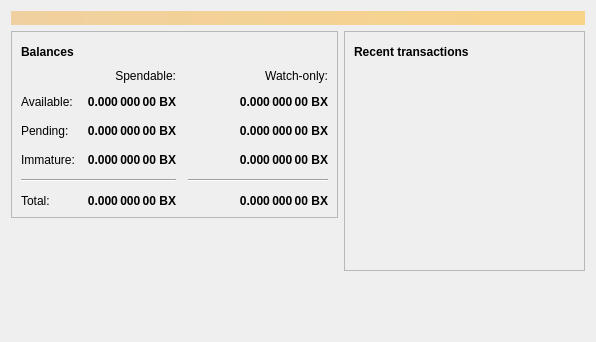
<?xml version="1.0" encoding="UTF-8"?>
<ui version="4.0">
 <class>OverviewPage</class>
 <widget class="QWidget" name="OverviewPage">
  <property name="geometry">
   <rect>
    <x>0</x>
    <y>0</y>
    <width>596</width>
    <height>342</height>
   </rect>
  </property>
  <property name="windowTitle">
   <string>Form</string>
  </property>
  <layout class="QVBoxLayout" name="topLayout">
   <item>
    <widget class="QLabel" name="labelAlerts">
     <property name="visible">
      <bool>false</bool>
     </property>
     <property name="styleSheet">
      <string notr="true">QLabel { background-color: qlineargradient(x1: 0, y1: 0, x2: 1, y2: 0, stop:0 #F0D0A0, stop:1 #F8D488); color:#000000; }</string>
     </property>
     <property name="wordWrap">
      <bool>true</bool>
     </property>
     <property name="margin">
      <number>3</number>
     </property>
     <property name="textInteractionFlags">
      <set>Qt::TextSelectableByMouse</set>
     </property>
    </widget>
   </item>
   <item>
    <layout class="QHBoxLayout" name="horizontalLayout" stretch="1,1">
     <item>
      <layout class="QVBoxLayout" name="verticalLayout_2">
       <item>
        <widget class="QFrame" name="frame">
         <property name="frameShape">
          <enum>QFrame::StyledPanel</enum>
         </property>
         <property name="frameShadow">
          <enum>QFrame::Raised</enum>
         </property>
         <layout class="QVBoxLayout" name="verticalLayout_4">
          <item>
           <layout class="QHBoxLayout" name="horizontalLayout_4">
            <item>
             <widget class="QLabel" name="label_5">
              <property name="font">
               <font>
                <weight>75</weight>
                <bold>true</bold>
               </font>
              </property>
              <property name="text">
               <string>Balances</string>
              </property>
             </widget>
            </item>
            <item>
             <widget class="QPushButton" name="labelWalletStatus">
              <property name="enabled">
               <bool>true</bool>
              </property>
              <property name="maximumSize">
               <size>
                <width>30</width>
                <height>16777215</height>
               </size>
              </property>
              <property name="toolTip">
               <string>The displayed information may be out of date. Your wallet automatically synchronizes with the RXB network after a connection is established, but this process has not completed yet.</string>
              </property>
              <property name="text">
               <string/>
              </property>
              <property name="icon">
               <iconset resource="../rxb.qrc">
                <normaloff>:/icons/warning</normaloff>
                <disabledoff>:/icons/warning</disabledoff>:/icons/warning</iconset>
              </property>
              <property name="iconSize">
               <size>
                <width>24</width>
                <height>24</height>
               </size>
              </property>
              <property name="flat">
               <bool>true</bool>
              </property>
             </widget>
            </item>
            <item>
             <spacer name="horizontalSpacer_3">
              <property name="orientation">
               <enum>Qt::Horizontal</enum>
              </property>
              <property name="sizeHint" stdset="0">
               <size>
                <width>40</width>
                <height>20</height>
               </size>
              </property>
             </spacer>
            </item>
           </layout>
          </item>
          <item>
           <layout class="QGridLayout" name="gridLayout">
            <property name="spacing">
             <number>12</number>
            </property>
            <item row="2" column="2">
             <widget class="QLabel" name="labelWatchPending">
              <property name="font">
               <font>
                <weight>75</weight>
                <bold>true</bold>
               </font>
              </property>
              <property name="cursor">
               <cursorShape>IBeamCursor</cursorShape>
              </property>
              <property name="toolTip">
               <string>Unconfirmed transactions to watch-only addresses</string>
              </property>
              <property name="text">
               <string notr="true">0.000 000 00 BX</string>
              </property>
              <property name="alignment">
               <set>Qt::AlignRight|Qt::AlignTrailing|Qt::AlignVCenter</set>
              </property>
              <property name="textInteractionFlags">
               <set>Qt::LinksAccessibleByMouse|Qt::TextSelectableByKeyboard|Qt::TextSelectableByMouse</set>
              </property>
             </widget>
            </item>
            <item row="2" column="1">
             <widget class="QLabel" name="labelUnconfirmed">
              <property name="font">
               <font>
                <weight>75</weight>
                <bold>true</bold>
               </font>
              </property>
              <property name="cursor">
               <cursorShape>IBeamCursor</cursorShape>
              </property>
              <property name="toolTip">
               <string>Total of transactions that have yet to be confirmed, and do not yet count toward the spendable balance</string>
              </property>
              <property name="text">
               <string notr="true">0.000 000 00 BX</string>
              </property>
              <property name="alignment">
               <set>Qt::AlignRight|Qt::AlignTrailing|Qt::AlignVCenter</set>
              </property>
              <property name="textInteractionFlags">
               <set>Qt::LinksAccessibleByMouse|Qt::TextSelectableByKeyboard|Qt::TextSelectableByMouse</set>
              </property>
             </widget>
            </item>
            <item row="3" column="2">
             <widget class="QLabel" name="labelWatchImmature">
              <property name="font">
               <font>
                <weight>75</weight>
                <bold>true</bold>
               </font>
              </property>
              <property name="cursor">
               <cursorShape>IBeamCursor</cursorShape>
              </property>
              <property name="toolTip">
               <string>Mined balance in watch-only addresses that has not yet matured</string>
              </property>
              <property name="text">
               <string notr="true">0.000 000 00 BX</string>
              </property>
              <property name="alignment">
               <set>Qt::AlignRight|Qt::AlignTrailing|Qt::AlignVCenter</set>
              </property>
              <property name="textInteractionFlags">
               <set>Qt::LinksAccessibleByMouse|Qt::TextSelectableByKeyboard|Qt::TextSelectableByMouse</set>
              </property>
             </widget>
            </item>
            <item row="4" column="0" colspan="2">
             <widget class="Line" name="line">
              <property name="orientation">
               <enum>Qt::Horizontal</enum>
              </property>
             </widget>
            </item>
            <item row="4" column="2">
             <widget class="Line" name="lineWatchBalance">
              <property name="sizePolicy">
               <sizepolicy hsizetype="Preferred" vsizetype="Fixed">
                <horstretch>0</horstretch>
                <verstretch>0</verstretch>
               </sizepolicy>
              </property>
              <property name="minimumSize">
               <size>
                <width>140</width>
                <height>0</height>
               </size>
              </property>
              <property name="orientation">
               <enum>Qt::Horizontal</enum>
              </property>
             </widget>
            </item>
            <item row="5" column="0">
             <widget class="QLabel" name="labelTotalText">
              <property name="text">
               <string>Total:</string>
              </property>
             </widget>
            </item>
            <item row="3" column="1">
             <widget class="QLabel" name="labelImmature">
              <property name="font">
               <font>
                <weight>75</weight>
                <bold>true</bold>
               </font>
              </property>
              <property name="cursor">
               <cursorShape>IBeamCursor</cursorShape>
              </property>
              <property name="toolTip">
               <string>Mined balance that has not yet matured</string>
              </property>
              <property name="text">
               <string notr="true">0.000 000 00 BX</string>
              </property>
              <property name="alignment">
               <set>Qt::AlignRight|Qt::AlignTrailing|Qt::AlignVCenter</set>
              </property>
              <property name="textInteractionFlags">
               <set>Qt::LinksAccessibleByMouse|Qt::TextSelectableByKeyboard|Qt::TextSelectableByMouse</set>
              </property>
             </widget>
            </item>
            <item row="2" column="3">
             <spacer name="horizontalSpacer_2">
              <property name="orientation">
               <enum>Qt::Horizontal</enum>
              </property>
              <property name="sizeHint" stdset="0">
               <size>
                <width>40</width>
                <height>20</height>
               </size>
              </property>
             </spacer>
            </item>
            <item row="3" column="0">
             <widget class="QLabel" name="labelImmatureText">
              <property name="text">
               <string>Immature:</string>
              </property>
             </widget>
            </item>
            <item row="5" column="1">
             <widget class="QLabel" name="labelTotal">
              <property name="font">
               <font>
                <weight>75</weight>
                <bold>true</bold>
               </font>
              </property>
              <property name="cursor">
               <cursorShape>IBeamCursor</cursorShape>
              </property>
              <property name="toolTip">
               <string>Your current total balance</string>
              </property>
              <property name="text">
               <string notr="true">0.000 000 00 BX</string>
              </property>
              <property name="alignment">
               <set>Qt::AlignRight|Qt::AlignTrailing|Qt::AlignVCenter</set>
              </property>
              <property name="textInteractionFlags">
               <set>Qt::LinksAccessibleByMouse|Qt::TextSelectableByKeyboard|Qt::TextSelectableByMouse</set>
              </property>
             </widget>
            </item>
            <item row="5" column="2">
             <widget class="QLabel" name="labelWatchTotal">
              <property name="font">
               <font>
                <weight>75</weight>
                <bold>true</bold>
               </font>
              </property>
              <property name="cursor">
               <cursorShape>IBeamCursor</cursorShape>
              </property>
              <property name="toolTip">
               <string>Current total balance in watch-only addresses</string>
              </property>
              <property name="text">
               <string notr="true">0.000 000 00 BX</string>
              </property>
              <property name="alignment">
               <set>Qt::AlignRight|Qt::AlignTrailing|Qt::AlignVCenter</set>
              </property>
              <property name="textInteractionFlags">
               <set>Qt::LinksAccessibleByMouse|Qt::TextSelectableByKeyboard|Qt::TextSelectableByMouse</set>
              </property>
             </widget>
            </item>
            <item row="0" column="2">
             <widget class="QLabel" name="labelWatchonly">
              <property name="text">
               <string>Watch-only:</string>
              </property>
              <property name="alignment">
               <set>Qt::AlignRight|Qt::AlignTrailing|Qt::AlignVCenter</set>
              </property>
             </widget>
            </item>
            <item row="1" column="0">
             <widget class="QLabel" name="labelBalanceText">
              <property name="text">
               <string>Available:</string>
              </property>
             </widget>
            </item>
            <item row="1" column="1">
             <widget class="QLabel" name="labelBalance">
              <property name="font">
               <font>
                <weight>75</weight>
                <bold>true</bold>
               </font>
              </property>
              <property name="cursor">
               <cursorShape>IBeamCursor</cursorShape>
              </property>
              <property name="toolTip">
               <string>Your current spendable balance</string>
              </property>
              <property name="text">
               <string notr="true">0.000 000 00 BX</string>
              </property>
              <property name="alignment">
               <set>Qt::AlignRight|Qt::AlignTrailing|Qt::AlignVCenter</set>
              </property>
              <property name="textInteractionFlags">
               <set>Qt::LinksAccessibleByMouse|Qt::TextSelectableByKeyboard|Qt::TextSelectableByMouse</set>
              </property>
             </widget>
            </item>
            <item row="1" column="2">
             <widget class="QLabel" name="labelWatchAvailable">
              <property name="font">
               <font>
                <weight>75</weight>
                <bold>true</bold>
               </font>
              </property>
              <property name="cursor">
               <cursorShape>IBeamCursor</cursorShape>
              </property>
              <property name="toolTip">
               <string>Your current balance in watch-only addresses</string>
              </property>
              <property name="text">
               <string notr="true">0.000 000 00 BX</string>
              </property>
              <property name="alignment">
               <set>Qt::AlignRight|Qt::AlignTrailing|Qt::AlignVCenter</set>
              </property>
              <property name="textInteractionFlags">
               <set>Qt::LinksAccessibleByMouse|Qt::TextSelectableByKeyboard|Qt::TextSelectableByMouse</set>
              </property>
             </widget>
            </item>
            <item row="2" column="0">
             <widget class="QLabel" name="labelPendingText">
              <property name="text">
               <string>Pending:</string>
              </property>
             </widget>
            </item>
            <item row="0" column="1">
             <widget class="QLabel" name="labelSpendable">
              <property name="text">
               <string>Spendable:</string>
              </property>
              <property name="alignment">
               <set>Qt::AlignRight|Qt::AlignTrailing|Qt::AlignVCenter</set>
              </property>
             </widget>
            </item>
           </layout>
          </item>
         </layout>
        </widget>
       </item>
       <item>
        <spacer name="verticalSpacer">
         <property name="orientation">
          <enum>Qt::Vertical</enum>
         </property>
         <property name="sizeHint" stdset="0">
          <size>
           <width>20</width>
           <height>40</height>
          </size>
         </property>
        </spacer>
       </item>
      </layout>
     </item>
     <item>
      <layout class="QVBoxLayout" name="verticalLayout_3">
       <item>
        <widget class="QFrame" name="frame_2">
         <property name="frameShape">
          <enum>QFrame::StyledPanel</enum>
         </property>
         <property name="frameShadow">
          <enum>QFrame::Raised</enum>
         </property>
         <layout class="QVBoxLayout" name="verticalLayout">
          <item>
           <layout class="QHBoxLayout" name="horizontalLayout_2">
            <item>
             <widget class="QLabel" name="label_4">
              <property name="font">
               <font>
                <weight>75</weight>
                <bold>true</bold>
               </font>
              </property>
              <property name="text">
               <string>Recent transactions</string>
              </property>
             </widget>
            </item>
            <item>
             <widget class="QPushButton" name="labelTransactionsStatus">
              <property name="enabled">
               <bool>true</bool>
              </property>
              <property name="maximumSize">
               <size>
                <width>30</width>
                <height>16777215</height>
               </size>
              </property>
              <property name="toolTip">
               <string>The displayed information may be out of date. Your wallet automatically synchronizes with the RXB network after a connection is established, but this process has not completed yet.</string>
              </property>
              <property name="text">
               <string/>
              </property>
              <property name="icon">
               <iconset resource="../rxb.qrc">
                <normaloff>:/icons/warning</normaloff>
                <disabledoff>:/icons/warning</disabledoff>:/icons/warning</iconset>
              </property>
              <property name="iconSize">
               <size>
                <width>24</width>
                <height>24</height>
               </size>
              </property>
              <property name="flat">
               <bool>true</bool>
              </property>
             </widget>
            </item>
            <item>
             <spacer name="horizontalSpacer">
              <property name="orientation">
               <enum>Qt::Horizontal</enum>
              </property>
              <property name="sizeHint" stdset="0">
               <size>
                <width>40</width>
                <height>20</height>
               </size>
              </property>
             </spacer>
            </item>
           </layout>
          </item>
          <item>
           <widget class="QListView" name="listTransactions">
            <property name="styleSheet">
             <string notr="true">QListView { background: transparent; }</string>
            </property>
            <property name="frameShape">
             <enum>QFrame::NoFrame</enum>
            </property>
            <property name="verticalScrollBarPolicy">
             <enum>Qt::ScrollBarAlwaysOff</enum>
            </property>
            <property name="horizontalScrollBarPolicy">
             <enum>Qt::ScrollBarAlwaysOff</enum>
            </property>
            <property name="selectionMode">
             <enum>QAbstractItemView::NoSelection</enum>
            </property>
           </widget>
          </item>
         </layout>
        </widget>
       </item>
       <item>
        <spacer name="verticalSpacer_2">
         <property name="orientation">
          <enum>Qt::Vertical</enum>
         </property>
         <property name="sizeHint" stdset="0">
          <size>
           <width>20</width>
           <height>40</height>
          </size>
         </property>
        </spacer>
       </item>
      </layout>
     </item>
    </layout>
   </item>
  </layout>
 </widget>
 <resources/>
 <connections/>
</ui>
